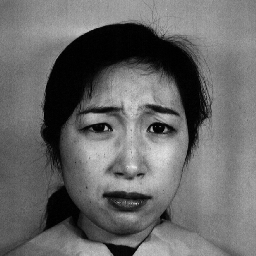
#> input picture main/train/KA.DI1.42.tiff, 256 x 256 px; its folder holds only this picture in this run
$ python main_check2.py   (Python 2 division)
#> lines starting #> are read from the running program, lines starting #| are printed output that depends on the picture
import cv2
import numpy as np
import os
left_eye_cascade = cv2.CascadeClassifier('haarcascade_lefteye_2splits.xml')
right_eye_cascade = cv2.CascadeClassifier('haarcascade_righteye_2splits.xml')
mouth_cascade = cv2.CascadeClassifier('haarcascade_mcs_mouth.xml')
nose_cascade = cv2.CascadeClassifier('haarcascade_mcs_nose.xml')
face_cascade = cv2.CascadeClassifier('haarcascade_frontalface_default.xml')
for dirname, dirnames, filenames in os.walk("train/"):
    print dirname, dirnames, filenames
    for subdirname in filenames:
        # print subdirname[0]
        path_name = os.path.join(dirname, subdirname)
        # print path_name
        rgb_img = cv2.imread(path_name)
#> rgb_img is the input picture: shape (256, 256, 3); min 0, max 238, mean 104.6
        gray_image = cv2.cvtColor(rgb_img,cv2.COLOR_BGR2GRAY)
        gray_image1 = gray_image
        cv2.imshow('figure',gray_image)
        cv2.waitKey(1000)
        feat_last = []
        flag1 = 0
        flag2 = 0
        flag3 = 0
        flag4 = 0
        faces = face_cascade.detectMultiScale(gray_image, 1.3, 5)
#> faces = [[50, 65, 160, 160]]
        # print faces
        for (x,y,w,h) in faces:
            roi_color = gray_image[y:y+h, x:x+w]
            eyes1 = right_eye_cascade.detectMultiScale(roi_color)
            for (ex,ey,ew,eh) in eyes1:
                # print ex,ey,ew
                if ex+ew/2<w/2 and ey+eh/2<h/2:
                    # cv2.rectangle(roi_color,(ex,ey),(ex+ew,ey+eh),(0,255,0),2)
                    # cv2.imshow('img',roi_color)
                    left_eye = roi_color[ey:ey+eh, ex:ex+ew]
                    cv2.imshow('left',left_eye)
                    flag3 = 1

            eyes2 = left_eye_cascade.detectMultiScale(roi_color)
            for (ex,ey,ew,eh) in eyes2:
                # print ex,ey,ew
                if ex+ew/2>=w/2 and ey+eh/2<h/2:
                    # cv2.rectangle(roi_color,(ex,ey),(ex+ew,ey+eh),(0,255,0),2)
                    # cv2.imshow('img',roi_color)
                    right_eye = roi_color[ey:ey+eh, ex:ex+ew]
                    cv2.imshow('right',right_eye)
                    flag4 = 1


            mouth_rects = mouth_cascade.detectMultiScale(roi_color, 1.3, 11)
            for (ex,ey,ew,eh) in mouth_rects:
                if ey+eh/2>h-h/4:
                    if flag1 == 0:
                        # cv2.rectangle(roi_color,(ex,ey),(ex+ew,ey+eh),(255,0,0),2)
                        # cv2.imshow('img',roi_color)
                        mouth = roi_color[ey:ey+eh, ex:ex+ew]
                        cv2.imshow('mouth',mouth)
                        flag1 = 1

            nose_rects = nose_cascade.detectMultiScale(roi_color, 1.3, 11)
            for (ex,ey,ew,eh) in nose_rects:
                if ey+eh/2>h/2:
                    if flag2 == 0:
                        # cv2.rectangle(roi_color,(ex,ey),(ex+ew,ey+eh),(255,0,0),2)
                        # cv2.imshow('img',roi_color)
                        nose = roi_color[ey:ey+eh, ex:ex+ew]
                        cv2.imshow('nose',nose)
                        flag2 = 1
#> this loop made 1 pass
#> (x, y, w, h, eyes1, eyes2, mouth_rects, nose_rects) on pass 1: (50, 65, 160, 160, [[29, 34, 45, 45], [94, 40, 35, 35]], [[31, 38, 39, 39], [87, 33, 46, 46]], [[14, 41, 68, 41], [46, 116, 65, 39]], [[57, 86, 46, 38]])
#> pass 1, `roi_color = gray_image[y:y+h, x:x+w]`:
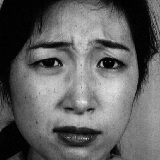
#> roi_color: shape (160, 160); min 0, max 238, mean 97.9
#> pass 1, `cv2.imshow('left',left_eye)`:
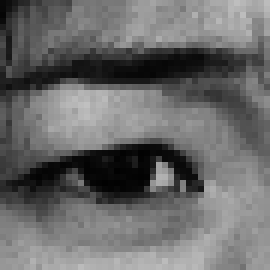
#> window 'left': shape (45, 45) (shown 6 times larger); min 1, max 192, mean 106.1
#> pass 1, `cv2.imshow('right',right_eye)`:
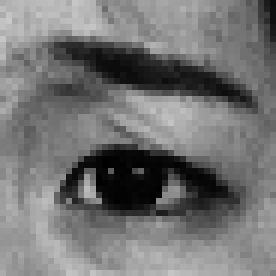
#> window 'right': shape (46, 46) (shown 6 times larger); min 0, max 200, mean 115.3
#> pass 1, `cv2.imshow('mouth',mouth)`:
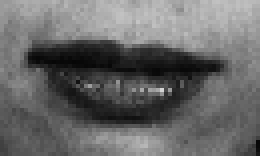
#> window 'mouth': shape (39, 65) (shown 4 times larger); min 6, max 213, mean 104.1
#> after the loop:
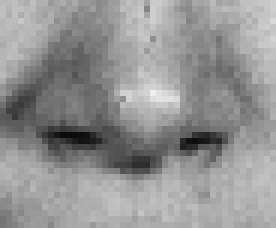
#> nose: shape (38, 46) (shown 6 times larger); min 11, max 238, mean 147.4
#> after the loop, flag1 = 1; flag2 = 1
        # print flag1,flag2,flag3,flag4
        if flag1==0 or flag2 == 0 or flag3 == 0 or flag4 == 0:
            print path_name
        cv2.waitKey(0)

$ run again, on main/train/KA.FE4.48.tiff
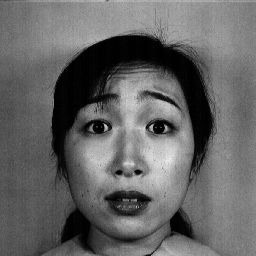
#> input picture main/train/KA.FE4.48.tiff, 256 x 256 px
#> rgb_img is the input picture: shape (256, 256, 3); min 0, max 235, mean 100.9
#> faces = [[53, 68, 159, 159]]
#> the loop `for (x,y,w,h) in faces:` made 1 pass
#> (x, y, w, h, eyes1, mouth_rects, nose_rects) on pass 1: (53, 68, 159, 159, [[94, 44, 26, 26], [22, 27, 48, 48], [54, 105, 47, 47]], [[43, 116, 65, 39]], [[51, 79, 48, 40]])
#> pass 1, `roi_color = gray_image[y:y+h, x:x+w]`:
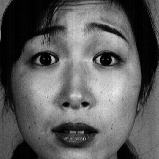
#> roi_color: shape (159, 159); min 0, max 235, mean 93.4
#> after the loop `for (x,y,w,h) in faces:`:
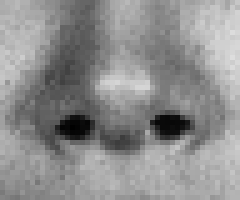
#> nose: shape (40, 48) (shown 5 times larger); min 0, max 221, mean 142.3
#> after the loop `for (x,y,w,h) in faces:`: flag1 = 1

$ run again, on main/train/KM.DI1.20.tiff
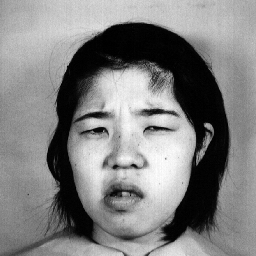
#> input picture main/train/KM.DI1.20.tiff, 256 x 256 px
#> rgb_img is the input picture: shape (256, 256, 3); min 0, max 255, mean 128.8
#> faces = [[50, 67, 155, 155]]
#> the loop `for (x,y,w,h) in faces:` made 1 pass
#> (x, y, w, h, eyes1, eyes2, mouth_rects, nose_rects) on pass 1: (50, 67, 155, 155, [[29, 39, 38, 38]], [[90, 36, 39, 39], [34, 44, 28, 28]], [[76, 36, 65, 39], [17, 44, 55, 33], [45, 117, 58, 35]], [[50, 76, 45, 38]])
#> pass 1, `roi_color = gray_image[y:y+h, x:x+w]`:
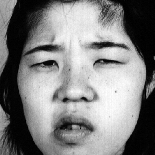
#> roi_color: shape (155, 155); min 0, max 255, mean 129.4
#> after the loop `for (x,y,w,h) in faces:`:
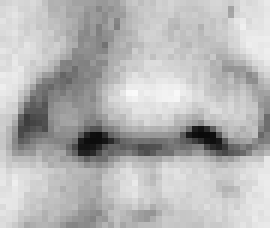
#> nose: shape (38, 45) (shown 6 times larger); min 10, max 250, mean 181.7
#> after the loop `for (x,y,w,h) in faces:`: flag1 = 1
